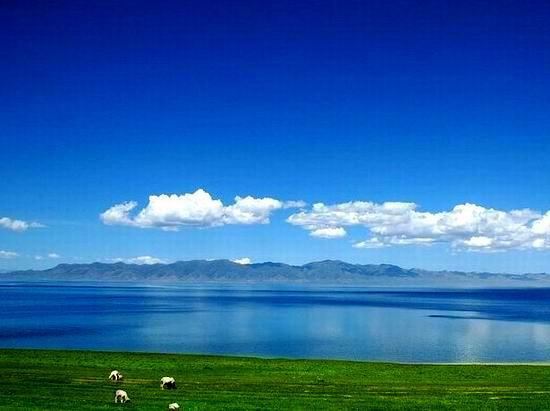
#> input picture image processing/Image classification/p1-1.png, 550 x 411 px
$ python pca_svm.py
#> lines starting #> are read from the running program, lines starting #| are printed output that depends on the picture
#!/usr/bin/env python
# -*- coding: utf-8 -*-
# code:myhaspl@qq.com
# 10-10.py
# PCA加上SVM识别图片类型
import numpy as np

import cv2
import mlpy

print(u'正在处理中')

w_fg = 10
h_fg = 5
picflag = 3


def readpic(fn):
    # 返回图片特征码
#> called with fn = 'p1-1.png'
    fnimg = cv2.imread(fn)
#> fnimg is the input picture: shape (411, 550, 3); mean B, G, R 164.5, 102.3, 39.6
    img = cv2.resize(fnimg, (400, 200), interpolation=cv2.INTER_AREA)
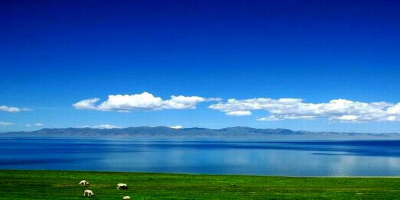
#> img: shape (200, 400, 3); mean B, G, R 164.5, 102.3, 39.6
    cv2.imshow("nihao", img)
    cv2.waitKey()
    w = img.shape[1]
#> w = 400
    h = img.shape[0]
#> h = 200
    w_interval = w // w_fg
#> w_interval = 40
    h_interval = h // h_fg
#> h_interval = 40
    alltz = []
    for now_h in range(0, h, h_interval):
        for now_w in range(0, w, w_interval):
            b = img[now_h:now_h + h_interval, now_w:now_w + w_interval, 0]
            g = img[now_h:now_h + h_interval, now_w:now_w + w_interval, 1]
            r = img[now_h:now_h + h_interval, now_w:now_w + w_interval, 2]
            btz = np.mean(b)
            gtz = np.mean(g)
            rtz = np.mean(r)
            alltz.append([btz, gtz, rtz])
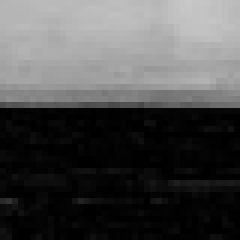
#> b: shape (40, 40) (shown 6 times larger); min 0, max 200, mean 76.7
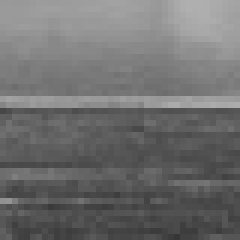
#> g: shape (40, 40) (shown 6 times larger); min 54, max 176, mean 110.8
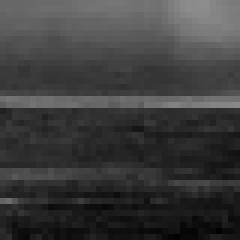
#> r: shape (40, 40) (shown 6 times larger); min 2, max 141, mean 60.1
#> after the loop, alltz = 50 items, first 6: [130.5, 25.53, 0.569], [139.7, 29.8, 0.693], [145.4, 32.7, 0.677], [149.2, 34.26, 0.691], [151, 35.77, 0.672], [152.9, 36.95, 0.624]
    result_alltz = np.array(alltz).T
#> (the run stopped early here; a loop or call above may not have finished)

$ run again, on image processing/Image classification/ptest31.png
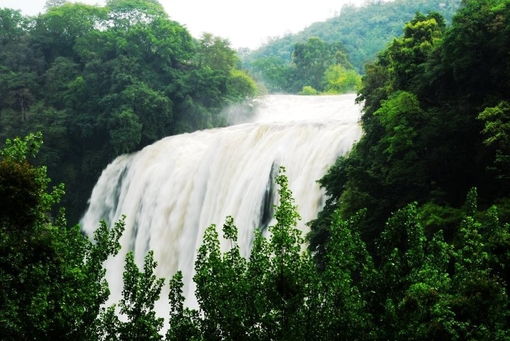
#> input picture image processing/Image classification/ptest31.png, 510 x 341 px, given in place of p1-1.png, which was not available
#> in readpic, fnimg is the input picture: shape (341, 510, 3); mean B, G, R 84.2, 100.3, 83.5
#> in readpic, `img = cv2.resize(fnimg, (400, 200), interpolation=cv2.INTER_AREA)`:
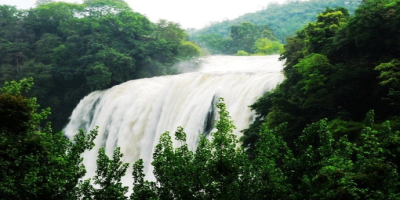
#> img: shape (200, 400, 3); mean B, G, R 84.2, 100.3, 83.5
#> after the loop in readpic, `for now_h in range(0, h, h_interval):`:
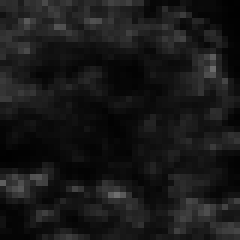
#> g: shape (40, 40) (shown 6 times larger); min 1, max 110, mean 24.1
#> after the loop in readpic, `for now_h in range(0, h, h_interval):`: alltz = 50 items, first 6: [118.1, 124.1, 101.3], [96.25, 116.5, 84.03], [108.4, 128.8, 93.98], [147, 168.3, 141], [209, 219.7, 208.5], [212.9, 217.9, 198.8]

$ run again, on image processing/Image classification/p1-2.png
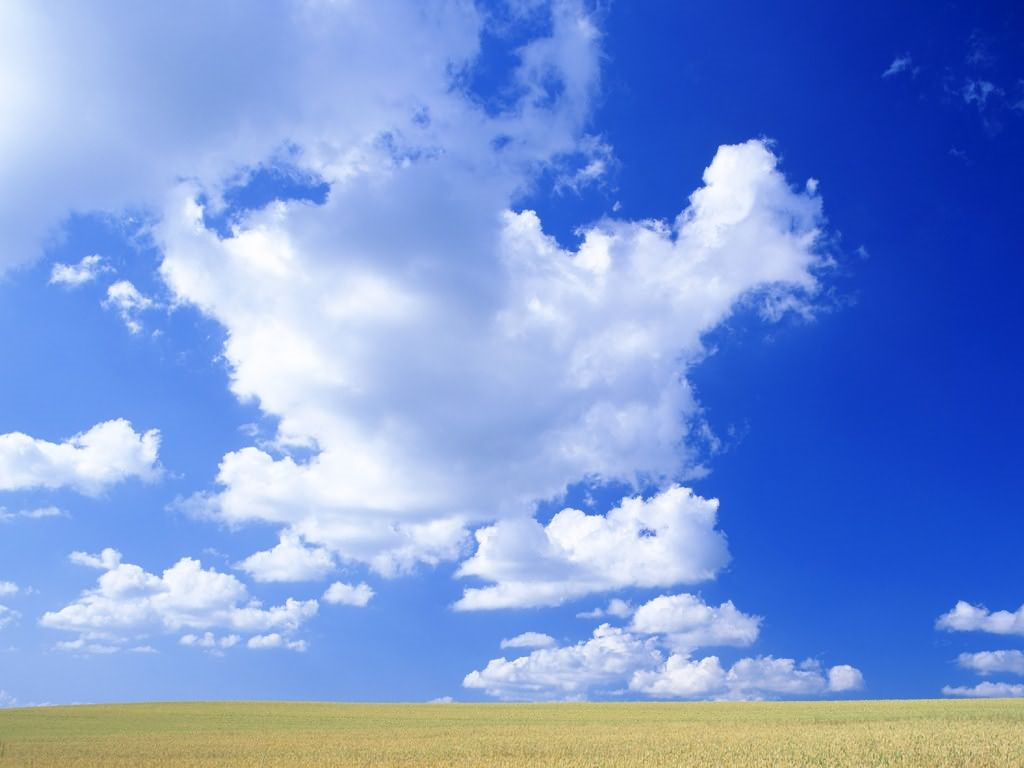
#> input picture image processing/Image classification/p1-2.png, 1024 x 768 px, given in place of p1-1.png, which was not available
#> in readpic, fnimg is the input picture: shape (768, 1024, 3); mean B, G, R 214.8, 150.9, 121.6
#> in readpic, `img = cv2.resize(fnimg, (400, 200), interpolation=cv2.INTER_AREA)`:
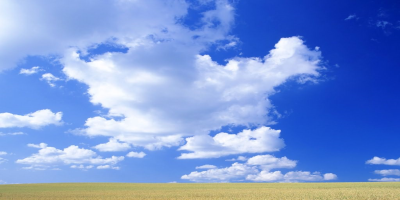
#> img: shape (200, 400, 3); mean B, G, R 214.8, 150.9, 121.6
#> after the loop in readpic, `for now_h in range(0, h, h_interval):`:
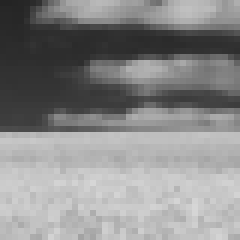
#> r: shape (40, 40) (shown 6 times larger); min 36, max 214, mean 137.5
#> after the loop in readpic, `for now_h in range(0, h, h_interval):`: alltz = 50 items, first 6: [247, 211.5, 191], [233.7, 175.9, 147.1], [233.2, 170.2, 140.3], [239.8, 180.4, 154.5], [227.7, 142, 104], [220.4, 126.7, 85.23]
